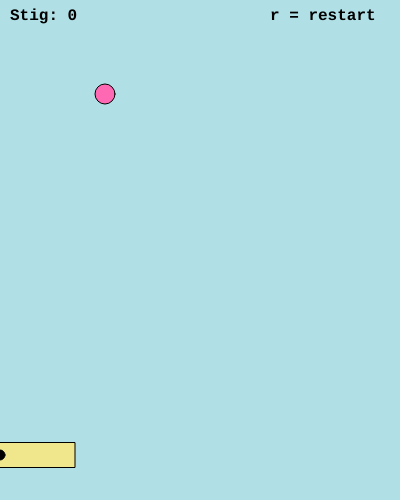
Frame 1 (no input)
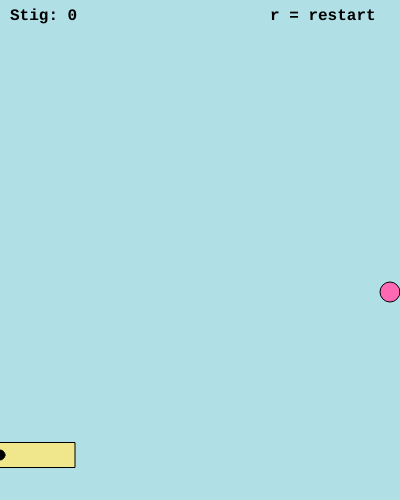
Frame 60 (no input)
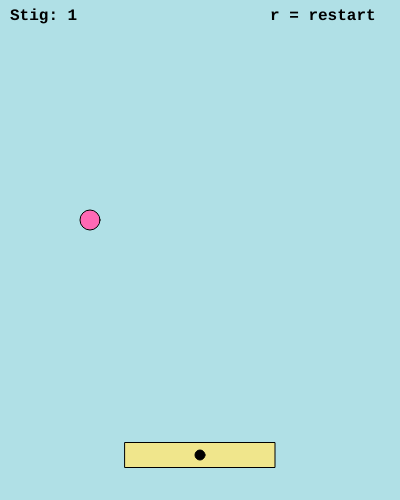
Frame 120 (the mouse pressed at the canvas centre since frame 60)

The p5.js sketch that drew these frames (run headless with seeded random() and noise() and a simulated clock; from frame 60 on, the mouse is pressed at the canvas centre):

// p5.js sketch
// ── sketch.js

var boltiX = 100;
var boltiY = 100;
var hradiX = 5;
var hradiY = -6;
var boltiStaerd = 20;
var stig = 0;
var spadiBreidd = 150;
var spadiThykkt = 25;
var spadiY;

function setup() {
	createCanvas(400,500);
	spadiY = height - 45;
	rectMode(CENTER);
	textFont("Courier New",16);
	textStyle(BOLD);
}

function draw() {
  background(176,224,230);
	// Reikna ný hnit út frá hraða boltans:
  boltiX = boltiX + hradiX;
  boltiY = boltiY + hradiY;
	// Athuga hvort boltinn snertir vegginn hægra megin:
  if ((boltiX > width-boltiStaerd/2))  {
    hradiX = hradiX * -1;
  }
	//F ef boltinn snertir vinstri vegginn
  if ((boltiX < 0-boltiStaerd/2))  {
    hradiX = hradiX * -1;
  }

  	// Athuga hvort boltinn snertir þakið
  if ((boltiY < boltiStaerd)) {
    hradiY = hradiY * -1;
  }


	if(abs(spadiY - boltiY) < boltiStaerd/2 + spadiThykkt/2 && abs(mouseX - boltiX) < boltiStaerd/2 + spadiBreidd/2){
		hradiY = hradiY * -1;
		stig = stig + 1
}

	// Teikna boltann
  fill(255,105,180);
  ellipse(boltiX, boltiY, boltiStaerd, boltiStaerd);
	// Teikna spaðann
  fill(240,230,140);
  rect(mouseX,spadiY ,spadiBreidd,spadiThykkt);
  fill (0);
  ellipse(mouseX, spadiY, 10,10);
	// Teikna stigin
  fill(0);
  text("Stig: " + stig,10,20);
	fill(0)
	text("r = restart",270,20)
}
function keyPressed(){
	if (keyCode == 82 ){
		boltiX = 100;
		boltiY = 100;
		stig = stig * 0;
	}
}
